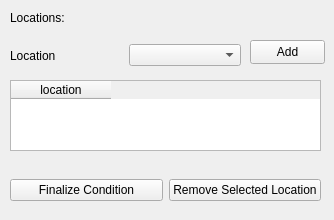
        <widget class="QWidget" name="tab_22">
         <attribute name="title">
          <string>Location</string>
         </attribute>
         <widget class="QLabel" name="label_4">
          <property name="geometry">
           <rect>
            <x>10</x>
            <y>10</y>
            <width>71</width>
            <height>16</height>
           </rect>
          </property>
          <property name="text">
           <string>Locations:</string>
          </property>
         </widget>
         <widget class="QWidget" name="horizontalLayoutWidget">
          <property name="geometry">
           <rect>
            <x>10</x>
            <y>40</y>
            <width>231</width>
            <height>31</height>
           </rect>
          </property>
          <layout class="QHBoxLayout" name="horizontalLayout">
           <item>
            <widget class="QLabel" name="label_7">
             <property name="text">
              <string>Location</string>
             </property>
            </widget>
           </item>
           <item>
            <widget class="QComboBox" name="box_location_ccl"/>
           </item>
          </layout>
         </widget>
         <widget class="QPushButton" name="pb_add_ccl">
          <property name="geometry">
           <rect>
            <x>250</x>
            <y>40</y>
            <width>75</width>
            <height>24</height>
           </rect>
          </property>
          <property name="text">
           <string>Add</string>
          </property>
         </widget>
         <widget class="QWidget" name="gridLayoutWidget_27">
          <property name="geometry">
           <rect>
            <x>10</x>
            <y>170</y>
            <width>311</width>
            <height>41</height>
           </rect>
          </property>
          <layout class="QGridLayout" name="gridLayout_15">
           <item row="0" column="0">
            <widget class="QPushButton" name="pb_finalize_ccl">
             <property name="text">
              <string>Finalize Condition</string>
             </property>
            </widget>
           </item>
           <item row="0" column="1">
            <widget class="QPushButton" name="pb_rem_ccl">
             <property name="text">
              <string>Remove Selected Location</string>
             </property>
            </widget>
           </item>
          </layout>
         </widget>
         <widget class="QTableWidget" name="tb_ccl">
          <property name="geometry">
           <rect>
            <x>10</x>
            <y>80</y>
            <width>311</width>
            <height>71</height>
           </rect>
          </property>
          <property name="selectionBehavior">
           <enum>QAbstractItemView::SelectRows</enum>
          </property>
          <column>
           <property name="text">
            <string>location</string>
           </property>
          </column>
         </widget>
        </widget>
